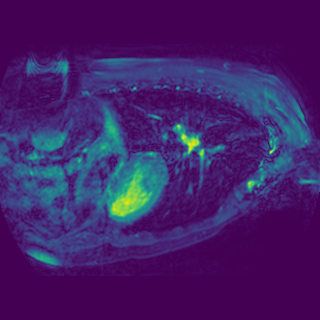
#> input picture imagesPNG/la_023.png, 320 x 320 px, found by its file name
$ jupyter execute --allow-errors 'Histograma_de_Imagens_de_Ressonância_Magnética.ipynb'
#> lines starting #> are read from the running program, lines starting #| are printed output that depends on the picture
# Histograma de Imagens RM

### Exibição das Imagens em GRID

[cell 1]
import cv2
import matplotlib.pyplot as plt
import numpy as np


from matplotlib import pyplot as plt

def showImages(imgsArray, titlesArray, size, grid=(1,1)):
    y, x = grid
    fig, axes = plt.subplots(y, x, figsize=size)
    axes = axes.ravel() if isinstance(axes, np.ndarray) else np.array([axes])

    if len(imgsArray) != len(titlesArray):
        print("ERRO: O número de imagens e títulos deve ser o mesmo!")
        return

    for idx, (img, title) in enumerate(zip(imgsArray, titlesArray)):
        if len(img.shape) == 2:
            axes[idx].imshow(img, cmap='gray')
        else:
            axes[idx].imshow(img)
        axes[idx].set_title(title, fontdict={'fontsize': 18, 'fontweight': 'medium'}, pad=10)
        if len(title) == 0:
            axes[idx].axis('off')

    plt.tight_layout()
    plt.show()

### Histograma de imagem em tons de cinza

[cell 2]
imageBW = cv2.imread('la_023.png', 0)
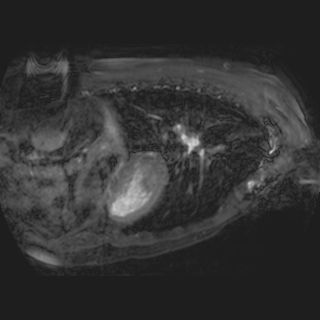
#> imageBW: shape (320, 320); min 30, max 215, mean 50.6
imageRGB = cv2.imread('la_023.png')
#> imageRGB is the input picture: shape (320, 320, 3); mean B, G, R 104.7, 32.9, 66.4
imageRGB = cv2.cvtColor(imageRGB, cv2.COLOR_BGR2RGB)

showImages([imageBW, imageRGB], ["RM P&B", "RM RGB"], size=(10, 10), grid=(1,2))
#> the loop in showImages, `for idx, (img, title) in enumerate(zip(imgsArray, titlesArray)):` made 2 passes
#> title on passes 1 to 2: 'RM P&B', 'RM RGB'

#### Histograma de Escala de Cinza

[cell 3]
image = cv2.imread('la_023.png')


gray_image = cv2.cvtColor(image, cv2.COLOR_BGR2GRAY)

histogram = cv2.calcHist([gray_image], [0], None, [256], [0, 256])
#> histogram = 256 values, max 36739 at index 30, min 0 at index 0, mean 400


plt.figure()
plt.title("Histograma de escala de cinza")
plt.xlabel("Bins")
plt.ylabel("# de Pixels")
plt.plot(histogram)
plt.xlim([0, 256])
plt.show()
#> figure, not shown here; curve peaks at x = 30, y = 36739

#### Histograma Colorido RGB

[cell 4]
image = cv2.imread('la_023.png')

colors = ('b', 'g', 'r')
for i, color in enumerate(colors):
    histogram = cv2.calcHist([image], [i], None, [256], [0, 256])
    plt.plot(histogram, color = color)
    plt.xlim([0, 256])

plt.title("Histograma colorido RGB")
plt.xlabel("Bins")
plt.ylabel("# de Pixels")
plt.show()
#> figure, not shown here; curve peaks at x = 84, y = 36772; curve peaks at x = 1, y = 36739; curve peaks at x = 68, y = 42616

#### Divisão da Imagem RM em Canais de Cor RGB

[cell 5]
image = cv2.imread('la_023.png')

B, G, R = cv2.split(image)
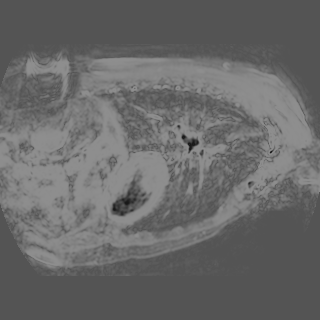
#> B: shape (320, 320); min 24, max 142, mean 104.7
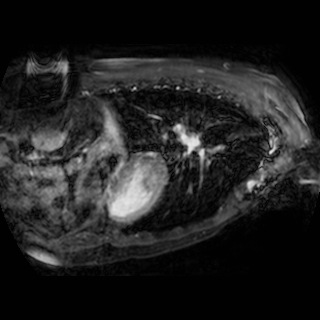
#> G: shape (320, 320); min 1, max 231, mean 32.9
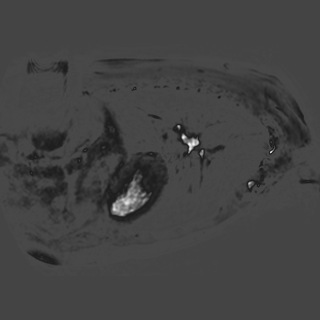
#> R: shape (320, 320); min 30, max 253, mean 66.4


showImages([B, G, R], ["RM B", "RM G", "RM R"], size=(8, 8), grid=(3,1))
#> the loop in showImages (call 2), `for idx, (img, title) in enumerate(zip(imgsArray, titlesArray)):` made 3 passes

### Histograma de máscara (P&B)

[cell 6]
image = cv2.imread('la_023.png', cv2.IMREAD_GRAYSCALE)


mask = np.zeros(image.shape[:2], np.uint8)


mask[150:230, 100:190] = 255


hist_mask = cv2.calcHist([image], [0], mask, [256], [0, 256])
#> hist_mask = 256 values, max 283 at index 38, min 0 at index 0, mean 28.12


plt.figure()
plt.title('Histograma para região da máscara')
plt.xlabel('Níveis de cinza')
plt.ylabel('Número de pixels')
plt.plot(hist_mask)
plt.xlim([0, 256])
plt.show()
#> figure, not shown here; curve peaks at x = 38, y = 283

[cell 7]
titles = ["RM", "Máscara", "Imagem máscara"]
showImages([image, mask, cv2.bitwise_and(image, image, mask=mask)], titles, size=(8, 8), grid=(3,1))
#> call 3 of showImages, with size = (8, 8), grid = (3, 1)
#> the loop in showImages (call 3), `for idx, (img, title) in enumerate(zip(imgsArray, titlesArray)):` made 3 passes
#> in showImages (call 3), `plt.show()`:
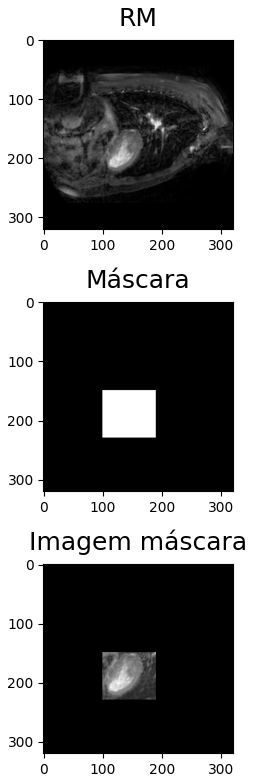
#> figure drawn by matplotlib, 3 panels

### Histograma de máscara (RGB)

[cell 8]
image = cv2.imread('la_023.png')

mask = np.zeros(image.shape[:2], np.uint8)

mask[150:230, 100:190] = 255

hist_mask_b = cv2.calcHist([image], [0], mask, [256], [0, 256])
#> hist_mask_b = 256 values, max 922 at index 142, min 0 at index 0, mean 28.12
hist_mask_g = cv2.calcHist([image], [1], mask, [256], [0, 256])
#> hist_mask_g = 256 values, max 159 at index 14, min 0 at index 0, mean 28.12
hist_mask_r = cv2.calcHist([image], [2], mask, [256], [0, 256])
#> hist_mask_r = 256 values, max 964 at index 71, min 0 at index 0, mean 28.12

plt.figure()
plt.title('Histogramas para região da máscara')
plt.xlabel('Intensidade de cor')
plt.ylabel('Número de pixels')

plt.plot(hist_mask_b, color='b')
plt.plot(hist_mask_g, color='g')
plt.plot(hist_mask_r, color='r')

plt.xlim([0, 256])
plt.show()
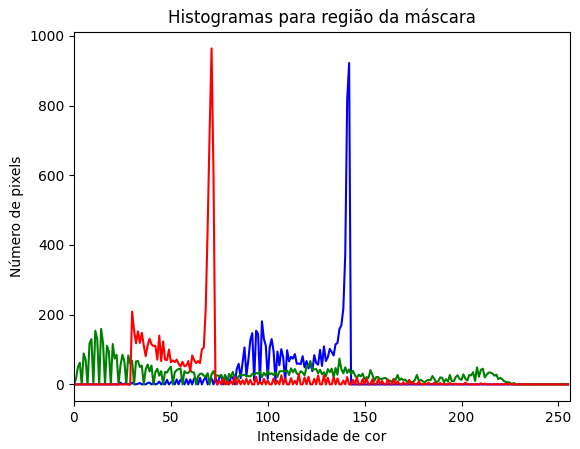
#> figure drawn by matplotlib, 1 panel; curve peaks at x = 142, y = 922; curve peaks at x = 14, y = 159; curve peaks at x = 71, y = 964

[cell 9]
image = cv2.cvtColor(image, cv2.COLOR_BGR2RGB)
titles = ["RM", "Máscara", "Imagem máscara"]
showImages([image, mask, cv2.bitwise_and(image, image, mask=mask)], titles, size=(8, 8), grid=(3,1))

## Equalização de Histograma

[cell 10]
image = cv2.imread('la_023.png', 0)

equ = cv2.equalizeHist(image)
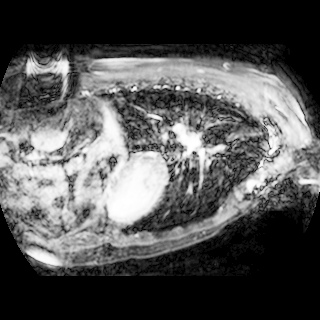
#> equ: shape (320, 320); min 0, max 255, mean 83.2

showImages([image, equ], ['Original', 'Imagem Equalizado'], size=(7,4), grid=(1,2))

[cell 11]
hist_image = cv2.calcHist([image], [0], None, [256], [0, 256])
#> hist_image has the same summary as histogram
hist_equ = cv2.calcHist([equ], [0], None, [256], [0, 256])
#> hist_equ = 256 values, max 36739 at index 0, min 0 at index 1, mean 400

plt.figure()
plt.title('Histogramas')
plt.xlabel('Intensidade de cor')
plt.ylabel('Número de pixels')

plt.plot(hist_image, color='b', label='Original')
plt.plot(hist_equ, color='r', label='Equalizado')

plt.legend()
plt.xlim([0, 256])
plt.show()
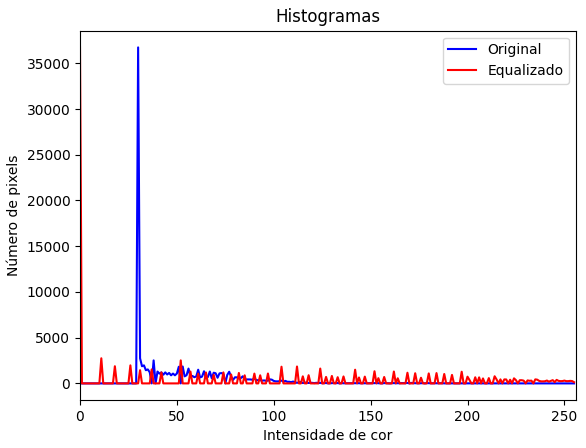
#> figure drawn by matplotlib, 1 panel; curve peaks at x = 30, y = 36739; curve peaks at x = 0, y = 36739

### Equalização de Histograma em Imagem Colorida

[cell 12]
image = cv2.imread('la_023.png')

ycrcb = cv2.cvtColor(image, cv2.COLOR_BGR2YCrCb)
#> ycrcb: shape (320, 320, 3); mean of channels 0, 1, 2 50.9, 139, 158.1

ycrcb[:,:,0] = cv2.equalizeHist(ycrcb[:,:,0])
#> ycrcb: shape (320, 320, 3); mean of channels 0, 1, 2 83.4, 139, 158.1

equ = cv2.cvtColor(ycrcb, cv2.COLOR_YCrCb2RGB)
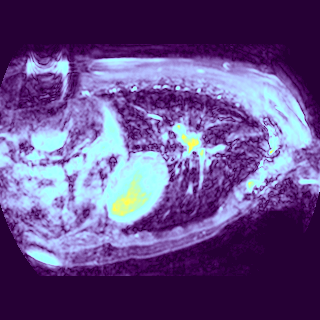
#> equ: shape (320, 320, 3); mean R, G, B 98.8, 75.2, 134.6

image = cv2.cvtColor(image, cv2.COLOR_BGR2RGB)
showImages([image, equ], ['Original', 'Histograma Equalizado'], size=(10,5), grid=(1,2))
#> the loop in showImages, `for idx, (img, title) in enumerate(zip(imgsArray, titlesArray)):` made 1 pass
#> (img, title) on pass 1: (None, 'RM Imagem 1')

### Comparação do Histograma de 2 imagens

[cell 13]
image1 = cv2.imread('3_slice_19.png', cv2.IMREAD_GRAYSCALE)
image2 = cv2.imread('la_023.png', cv2.IMREAD_GRAYSCALE)

#> (the rest of this cell did not finish here and is left out)

[cell 14]
hist1 = cv2.calcHist([image1], [0], None, [256], [0, 256])
#> hist1 = 256 values from 0 to 0
hist2 = cv2.calcHist([image2], [0], None, [256], [0, 256])
#> hist2 has the same summary as histogram

hist1 = cv2.normalize(hist1, hist1)
hist2 = cv2.normalize(hist2, hist2)
#> hist2 = 256 values, max 0.973 at index 30, min 0 at index 0, mean 0.0106

plt.figure(figsize=(8,4))

plt.plot(hist1, color='blue', label='Image 1')
plt.plot(hist2, color='red', label='Image 2')

plt.title('Comparação de Histogramas')
plt.xlabel('Níveis de Intensidade')
plt.ylabel('Quantidade de Pixels')
plt.legend()

plt.show()
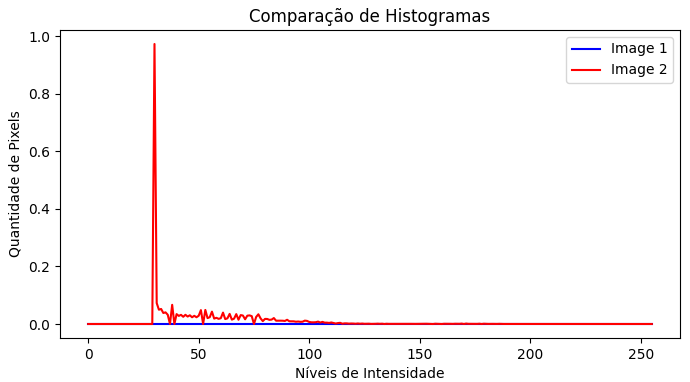
#> figure drawn by matplotlib, 1 panel; curve peaks at x = 30, y = 0.973

### Correlação, Chi-Quadrado, Intersecção e Distância de Bhattacharyya

[cell 15]
correl = cv2.compareHist(hist1, hist2, cv2.HISTCMP_CORREL)
#> correl = 1
print('Correlação:', correl)
#| Correlação: 1.0

chi_square = cv2.compareHist(hist1, hist2, cv2.HISTCMP_CHISQR)
#> chi_square = 0
print('Chi-Quadrado:', chi_square)
#| Chi-Quadrado: 0.0

intersect = cv2.compareHist(hist1, hist2, cv2.HISTCMP_INTERSECT)
#> intersect = 0
print('Intersecção:', intersect)
#| Intersecção: 0.0

bhattacharyya = cv2.compareHist(hist1, hist2, cv2.HISTCMP_BHATTACHARYYA)
#> bhattacharyya = 1
print('Bhattacharyya:', bhattacharyya)
#| Bhattacharyya: 1.0

$ run again, with imagesPNG/la_003.png copied over imagesPNG/la_023.png
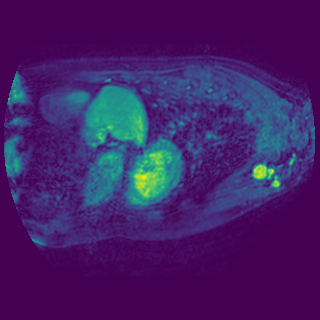
#> input picture imagesPNG/la_003.png, 320 x 320 px, found by its file name
#> imageRGB is the input picture: shape (320, 320, 3); mean B, G, R 103.4, 32.5, 66
#> the loop in showImages, `for idx, (img, title) in enumerate(zip(imgsArray, titlesArray)):` made 2 passes
#> title on passes 1 to 2: 'RM P&B', 'RM RGB'
#> histogram = 256 values, max 41243 at index 30, min 0 at index 0, mean 400
#> the loop in showImages (call 2), `for idx, (img, title) in enumerate(zip(imgsArray, titlesArray)):` made 3 passes
#> hist_mask = 256 values, max 266 at index 51, min 0 at index 0, mean 28.12
#> hist_mask_b = 256 values, max 829 at index 142, min 0 at index 0, mean 28.12
#> hist_mask_g = 256 values, max 135 at index 30, min 0 at index 0, mean 28.12
#> hist_mask_r = 256 values, max 1072 at index 71, min 0 at index 0, mean 28.12
#> hist_image has the same summary as histogram
#> hist_equ = 256 values, max 41243 at index 0, min 0 at index 1, mean 400
#> `equ = cv2.cvtColor(ycrcb, cv2.COLOR_YCrCb2RGB)`:
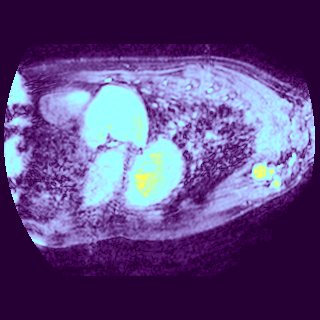
#> equ: shape (320, 320, 3); mean R, G, B 93.2, 70.5, 128.9
#> the loop in showImages, `for idx, (img, title) in enumerate(zip(imgsArray, titlesArray)):` made 1 pass
#> (img, title) on pass 1: (None, 'RM Imagem 1')
#> hist1 = 256 values from 0 to 0
#> `hist2 = cv2.calcHist([image2], [0], None, [256], [0, 256])`: hist2 has the same summary as histogram
#> `hist2 = cv2.normalize(hist2, hist2)`: hist2 = 256 values, max 0.981 at index 30, min 0 at index 0, mean 0.00952
#> `plt.show()`:
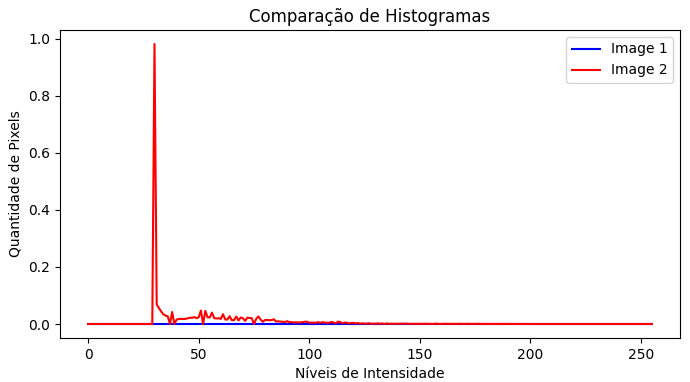
#> figure drawn by matplotlib, 1 panel; curve peaks at x = 30, y = 0.981
#> correl = 1
#| Correlação: 1.0
#> chi_square = 0
#| Chi-Quadrado: 0.0
#| Intersecção: 0.0
#> bhattacharyya = 1
#| Bhattacharyya: 1.0

$ run again, with imagesPNG/la_004.png copied over imagesPNG/la_023.png
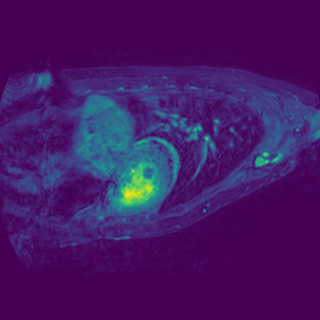
#> input picture imagesPNG/la_004.png, 320 x 320 px, found by its file name
#> imageRGB is the input picture: shape (320, 320, 3); mean B, G, R 100.5, 25.2, 67.2
#> the loop in showImages, `for idx, (img, title) in enumerate(zip(imgsArray, titlesArray)):` made 2 passes
#> title on passes 1 to 2: 'RM P&B', 'RM RGB'
#> histogram = 256 values, max 41501 at index 30, min 0 at index 0, mean 400
#> the loop in showImages (call 2), `for idx, (img, title) in enumerate(zip(imgsArray, titlesArray)):` made 3 passes
#> hist_mask = 256 values, max 180 at index 90, min 0 at index 0, mean 28.12
#> hist_mask_b = 256 values, max 1109 at index 142, min 0 at index 0, mean 28.12
#> hist_mask_g = 256 values, max 95 at index 21, min 0 at index 0, mean 28.12
#> hist_mask_r = 256 values, max 960 at index 71, min 0 at index 0, mean 28.12
#> hist_image has the same summary as histogram
#> hist_equ = 256 values, max 41501 at index 0, min 0 at index 1, mean 400
#> the loop in showImages, `for idx, (img, title) in enumerate(zip(imgsArray, titlesArray)):` made 1 pass
#> (img, title) on pass 1: (None, 'RM Imagem 1')
#> hist1 = 256 values from 0 to 0
#> `hist2 = cv2.calcHist([image2], [0], None, [256], [0, 256])`: hist2 has the same summary as histogram
#> `hist2 = cv2.normalize(hist2, hist2)`: hist2 = 256 values, max 0.973 at index 30, min 0 at index 0, mean 0.00938
#> `plt.show()`:
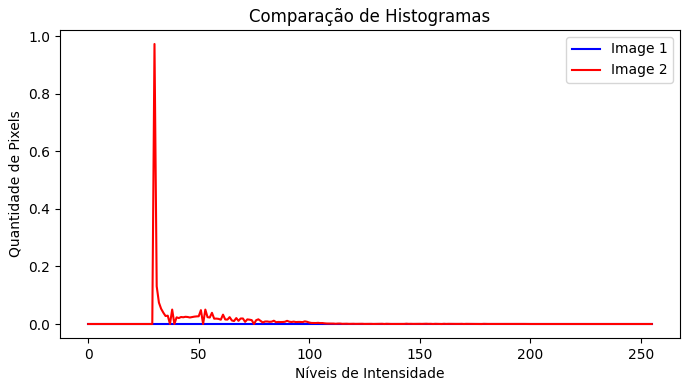
#> figure drawn by matplotlib, 1 panel; curve peaks at x = 30, y = 0.973
#> correl = 1
#| Correlação: 1.0
#> chi_square = 0
#| Chi-Quadrado: 0.0
#| Intersecção: 0.0
#> bhattacharyya = 1
#| Bhattacharyya: 1.0
